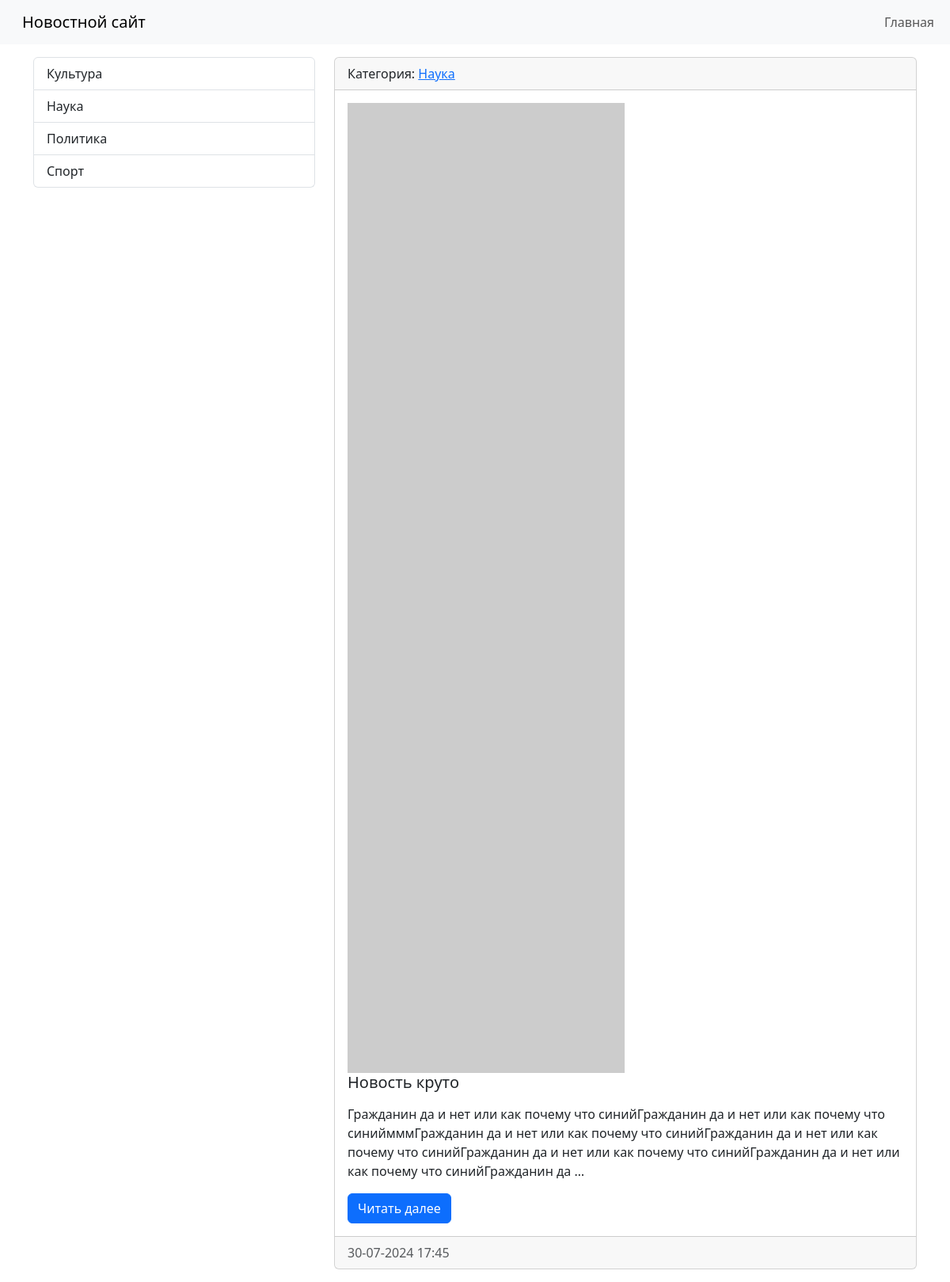
The app's page /category/4/ with its own data.
### news/models.py (models this page shows, shortened)
class Category(models.Model):
    title = models.CharField(max_length=150, db_index=True, verbose_name='Наименование категории')
    def __str__(self):
        return self.title
    class Meta:
        verbose_name = 'Категория'
        verbose_name_plural = 'Категории'
        ordering = ['title']

class News(models.Model):
    title = models.CharField(max_length=150, verbose_name='Наименование')
    content = models.TextField(blank=True,  verbose_name='Контент')
    created_at = models.DateTimeField(auto_now_add=True, verbose_name='Дата публикации')
    updated_at = models.DateTimeField(auto_now=True,  verbose_name='Обновлено')
    photo = models.ImageField(upload_to='photos/%Y/%m/%d/',  verbose_name='Фото', blank=True)
    is_published = models.BooleanField(default=True,  verbose_name='Опубликовано')
    category = models.ForeignKey('Category', on_delete=models.PROTECT, null=True, verbose_name='Категории')
    def get_absolute_url(self):
        return reverse('view_news', kwargs={'news_id': self.pk})
    class Meta:
        verbose_name = 'Новость'
        verbose_name_plural = 'Новости'
        ordering = ['-created_at']

### news/views.py (the view)
# urls.py: path('category/<int:category_id>/', get_category, name='category'),
def get_category(request, category_id):
    news = News.objects.filter(category_id=category_id)
    categories = Category.objects.all()
    category = Category.objects.get(pk=category_id)
    return render(request, 'news/category.html', {'news': news, 'categories': categories,
                                                  'category': category})

### news/templates/news/category.html (shortened to what this page needs)
<!doctype html>
  <html lang="en">
    <head>
      <link rel="stylesheet" href="https://cdn.jsdelivr.net/npm/bootstrap@5.3.3/dist/css/bootstrap.rtl.min.css">
    </head>
    <body>
    <nav class="navbar navbar-expand-lg bg-body-tertiary">
    <div class="container-fluid">
      <a class="navbar-brand" href="/">Новостной сайт</a>
      <div class="collapse navbar-collapse" id="navbarSupportedContent">
        <ul class="navbar-nav me-auto mb-2 mb-lg-0">
          <li class="nav-item"><a class="nav-link" href="/">Главная</a>
          </ul>
        </div>
    </nav>
    <div class="container mt-3">
      <div class="row">
        <div class="col-md-4">
          <div class="list-group">
            {% for item in categories %}
            <a href="/category/{{ item.pk }}" class="list-group-item list-group-item-action">{{ item.title }}</a>
            {% endfor %}
          </div>
        </div>
        <div class="col-md-8">
      {% for item in news %}
      <div class="card mb-3">
    <div class="card-header">
      Категория: <a href="{% url 'category' item.category.pk %}">{{ item.category }}</a>
    </div>
    <div class="card-body">
      <div class="media">
           {% if item.photo %}
          <img src="{{ item.photo.url }}" alt="News image" class="mr-3" width="350">
          {% else %}
        <img src="https://picsum.photos/id/100/350/235/?blur=2" alt="Default image" width="350" class="mr-3">
        {% endif %}
        <div class="media-body">
            <h5 class="card-title">{{ item.title }}</h5>
          <p class="card-text">{{ item.content|safe|linebreaks|truncatewords:50 }}</p>
      <a href="{{ item.get_absolute_url }}" class="btn btn-primary">Читать далее</a>
          </div>
        </div>
    </div>
  <div class="card-footer text-muted">
        {{ item.created_at|date:"d-m-Y H:i" }}
  </div>
      </div>
      {% endfor %}
      </div>
      </div>
    </div>
    </body>
  </html>

### records on screen
Category: title "Культура"
Category: title "Наука"
Category: title "Политика"
Category: title "Спорт"
News: category "Наука", title "Новость круто", content "Гражданин да и нет или как почему что синийГражданин да и нет или как почему что синиймммГражданин да и нет или как почему что синийГражданин да и нет или как почему что синийГражданин да и нет или как почему что синийГражданин да и нет или как почему что синийГражданин да …", created_at "30-07-2024 17:45"
